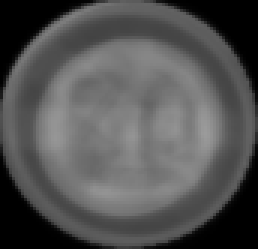
#> input picture traffic_signs/templates/circle.png, 86 x 83 px (shown 3 times larger); its folder holds only this picture in this run
$ python -i rotation.py   (imports and definitions only)
#> lines starting #> are read from the running program, lines starting #| are printed output that depends on the picture
#> further down, picture is the input picture: shape (83, 86, 3); min 0, max 155, mean 82.8
import cv2
import numpy as np
import imageio
import math
from scipy import ndimage
import os
import glob
import matplotlib.pyplot as plt


def compute_rotation(img):
    img_gray = cv2.cvtColor(img, cv2.COLOR_RGB2GRAY)
    img_edges = cv2.Canny(img_gray, 100, 100, apertureSize=3)
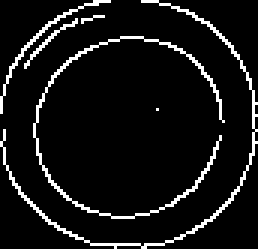
#> img_edges: shape (83, 86) (shown 3 times larger); 7.9% white in thin lines or dots
    lines = cv2.HoughLinesP(img_edges, 1, math.pi/180.0, 100, minLineLength=100, maxLineGap=5)
#> lines = None

    angles = []

    for x1, y1, x2, y2 in lines[0]:
        cv2.line(img, (x1, y1), (x2, y2), (255, 0, 0), 3)
        angle = math.degrees(math.atan2(y2-y1, x2-x1))
        angles.append(angle)
#> this loop made 0 passes
#> after the loop, angles = []

    median_angle = np.median(angles)
    img_rot = ndimage.rotate(img, median_angle)

    return median_angle, img_rot


# [8 lines not run here, left out]

>>> import cv2
>>> picture = cv2.cvtColor(cv2.imread('../../traffic_signs/templates/circle.png'), cv2.COLOR_BGR2RGB)
#> (the run stopped early here; a loop or call above may not have finished)
